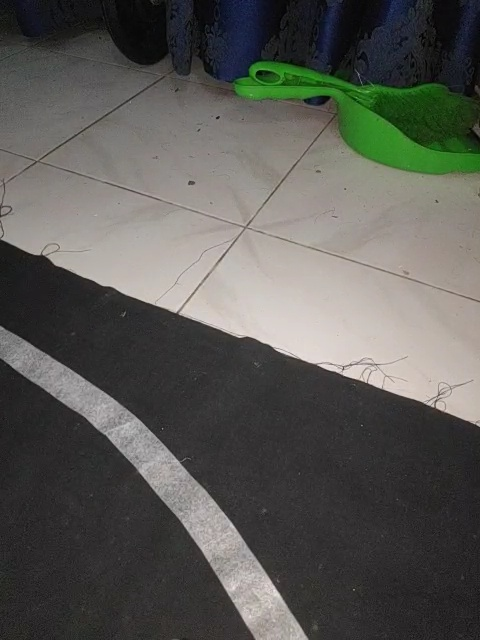
#> input picture PC/LaneDetectionModule/images/0.jpg, 480 x 640 px
$ python -i lane_detection.py   (imports and definitions only)
#> lines starting #> are read from the running program, lines starting #| are printed output that depends on the picture; after the words box and inside, x2 and y2 are one past the last pixel; in counts of white or black regions, pixels touching at a corner belong together
#> further down, picture is the input picture: shape (640, 480, 3); mean B, G, R 84.9, 89.5, 89.6
import math

import cv2
import numpy as np
from enum import Enum
from math import atan2, pi

AVG_GRAD = 2
VERY_LARGE_NUM = 1e9
MAX_FRACTION = 0.8
MIN_FRACTION = 0


class LaneDetectionHandlerType(Enum):
    ONE_ROW = 1
    MANY_ROWS = 2
    LINE_PREDICT = 3
    HYBRID = 4


class LaneDetection:
    def __init__(self, calibration=0, crop_range_w=(0.2, 0.8), crop_range_h=(0.5, 1), blur_kernel_size=(5, 5),
                 canny_threshold_range=(50, 150), row_count=20, method=LaneDetectionHandlerType.ONE_ROW):
        """
        Initialize the Lane Detection module.

        :param calibration: Displacement of the center of the camera.
        :param crop_range_w: Fraction of the width to be considered when detecting lanes.
        :param crop_range_h: Fraction of the height to be considered when detecting lanes.
        :param blur_kernel_size: Size of the Gaussian Blur kernel
        :param canny_threshold_range: Low and high thresholds of Canny Edge Detector.
        :param row_count: Number of rows considered for MANY_ROWS
        :param method: Import LaneDetectionHandlerType enum to change how wheel speeds are calculated.
        """
        self.calibration = calibration
        self.crop_range_w = crop_range_w
        self.crop_range_h = crop_range_h
        self.kernel_size = blur_kernel_size
        self.low_threshold, self.high_threshold = canny_threshold_range
        self.row_count = row_count
        self.method = method

        self.hl_max_gap = 3
        self.hl_threshold = 20
        self.hl_min_len = 30

        self.correct_fraction = 0.4

    def get_canny(self, image):
        """
        Get the image with the canny edge detector applied.

        :param image: Image on which edges need to be detected.
        :return: Image with just the detected edges.
        """
        gray = cv2.cvtColor(np.array(image), cv2.COLOR_BGR2GRAY)
        blur = cv2.GaussianBlur(gray, self.kernel_size, 8)
        canny = cv2.Canny(blur, self.low_threshold, self.high_threshold)
        return canny

    # [9 lines left out: function set_automatic_threshold, not called in this run]

    def crop_image(self, image, lines=None):
        """
        Method to crop image. Crops horizontally by crop_range_w. Crops the specified number of lines
        vertically if `lines` is defined. Else crops by crop_range_h.

        :param image: Image to be cropped
        :param lines: Number of rows of pixels in cropped image
        :return: Cropped image, cropped image's height, cropped image's width
        """
        h, w = image.shape[:2]
#> h = 640; w = 480
        range_w = (int(self.crop_range_w[0] * w), int(self.crop_range_w[1] * w))
#> range_w = (96, 384)
        if not lines:
            range_h = (int(self.crop_range_h[0] * h), int(self.crop_range_h[1] * h))
#> range_h = (320, 640)
            return image[range_h[0]:range_h[1], range_w[0]:range_w[1]], range_h[1] - range_h[0], range_w[1] - range_w[0]
        return image[-lines:, range_w[0]:range_w[1]], lines, range_w[1] - range_w[0]

    def get_speed_fractions(self, image):
        """
        Method to get left and right speeds as fractions.

        :param image: Image to be used to make the decision.
        :return: Left wheel speed, Right wheel speed (range: 0 - 1; None if couldn't find edges), canny image.
        """

        cropped, h, w = self.crop_image(image)
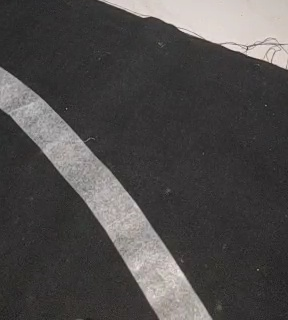
#> cropped: shape (320, 288, 3); mean B, G, R 75.4, 75.9, 78.4
#> h = 320; w = 288
        canny = self.get_canny(cropped)
#> in get_canny, `blur = cv2.GaussianBlur(gray, self.kernel_size, 8)`:
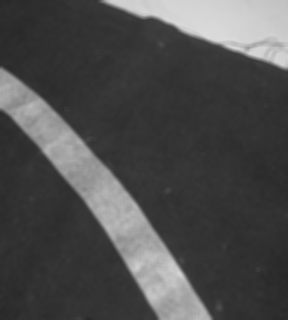
#> blur: shape (320, 288); min 39, max 220, mean 76.7
#> in get_canny, `canny = cv2.Canny(blur, self.low_threshold, self.high_threshold)`:
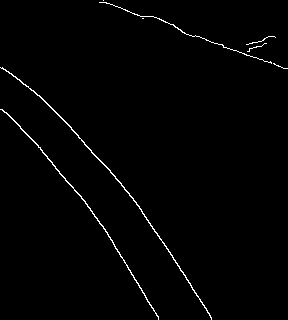
#> canny: shape (320, 288); 1.2% white in thin lines or dots
        left, right = 0, 0

        if self.method == LaneDetectionHandlerType.ONE_ROW:
            left, right = self.get_speed_fractions_one_row(canny, w, h)
        elif self.method == LaneDetectionHandlerType.LINE_PREDICT:
            left, right = self.get_speed_fractions_line_predict(canny, left, right)

        elif self.method == LaneDetectionHandlerType.MANY_ROWS:
            left, right = self.get_speed_fractions_many_rows(canny, w, h)
        elif self.method == LaneDetectionHandlerType.HYBRID:
            left, right = self.get_speed_fractions_hybrid(canny, w, h)

        return left, right, canny

    # [47 lines left out: functions get_speed_fractions_line_predict, get_speed_fractions_many_rows, get_speed_fractions_hybrid, not called in this run]

    def get_speed_fractions_one_row(self, canny, w, row):
#> called with w = 288, row = 320
        max_pixels = w // 2 - self.calibration
#> max_pixels = 144
        left, right = max_pixels, max_pixels
#> left = 144; right = 144
        found_l, found_r = False, False
        for i in range(max_pixels):
            p1 = canny[row - 1, max_pixels + i]
            p2 = canny[row - 1, max_pixels - i]
            if not found_l and p1 > 0:
                found_l = True
                left = i
            if not found_r and p2 > 0:
                found_r = True
                right = i
            if found_l and found_r:
                break
#> this loop made 144 passes
#> p1 on passes 1 to 12: 0, 0, 0, 0, 0, 0, 0, 0, 0, 0, 0, 0
#> after the loop, found_l = True; found_r = False; left = 14; right = 144
        return left / max_pixels, right / max_pixels

    # [29 lines left out: functions get_turn_amount, get_line_grad, not called in this run]


def get_line_angle(line):
    x1, y1, x2, y2 = line
    return math.atan2(y2 - y1, x2 - x1)

>>> import cv2
>>> picture = cv2.imread('images/0.jpg')
>>> result = LaneDetection().get_speed_fractions(picture)
#> in get_speed_fractions, `left, right = self.get_speed_fractions_one_row(canny, w, h)`: left = 0.0972; right = 1

$ run again, on PC/LaneDetectionModule/images/1.jpg
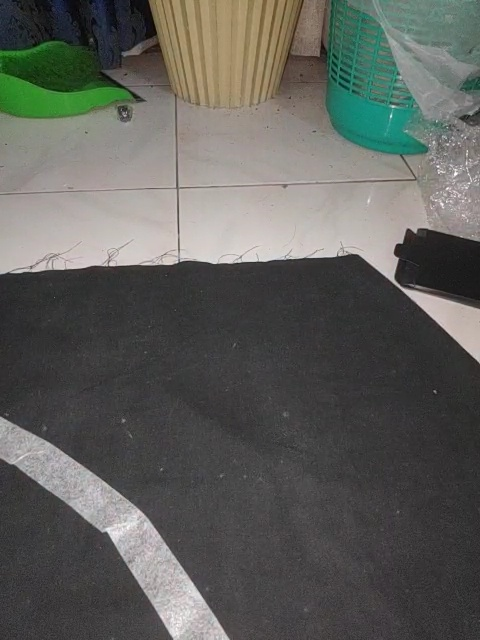
#> input picture PC/LaneDetectionModule/images/1.jpg, 480 x 640 px
#> picture is the input picture: shape (640, 480, 3); mean B, G, R 90.9, 95.5, 94.4
#> in get_speed_fractions, `cropped, h, w = self.crop_image(image)`:
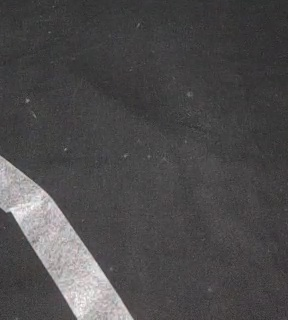
#> cropped: shape (320, 288, 3); mean B, G, R 75.4, 74.7, 76.3
#> in get_speed_fractions, `cropped, h, w = self.crop_image(image)`: h = 320; w = 288
#> in get_canny, `canny = cv2.Canny(blur, self.low_threshold, self.high_threshold)`:
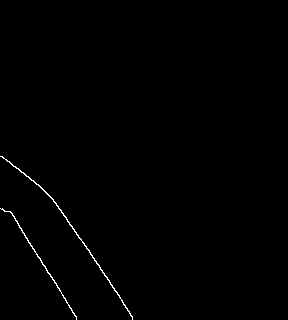
#> canny: shape (320, 288); 0.52% white in thin lines or dots, all inside (x1, y1, x2, y2) = (0, 156, 133, 320)
#> max_pixels = 144
#> the loop in get_speed_fractions_one_row, `for i in range(max_pixels):` made 144 passes
#> p2 on passes 1 to 8: 0, 0, 0, 0, 0, 0, 0, 0
#> after the loop in get_speed_fractions_one_row, `for i in range(max_pixels):`: found_l = False; found_r = True; left = 144; right = 12
#> in get_speed_fractions, `left, right = self.get_speed_fractions_one_row(canny, w, h)`: left = 1; right = 0.0833

$ run again, on PC/LaneDetectionModule/images/2.jpg
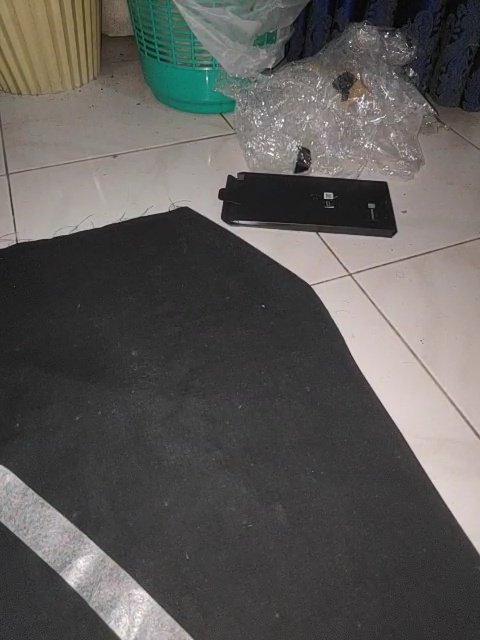
#> input picture PC/LaneDetectionModule/images/2.jpg, 480 x 640 px
#> picture is the input picture: shape (640, 480, 3); mean B, G, R 87.7, 90.1, 92.2
#> in get_speed_fractions, `cropped, h, w = self.crop_image(image)`:
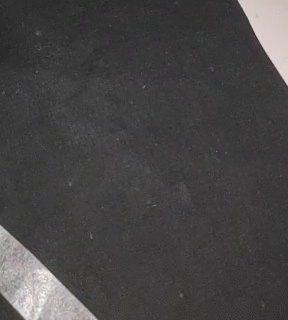
#> cropped: shape (320, 288, 3); mean B, G, R 69.1, 68.8, 70.2
#> in get_speed_fractions, `cropped, h, w = self.crop_image(image)`: h = 320; w = 288
#> in get_canny, `canny = cv2.Canny(blur, self.low_threshold, self.high_threshold)`:
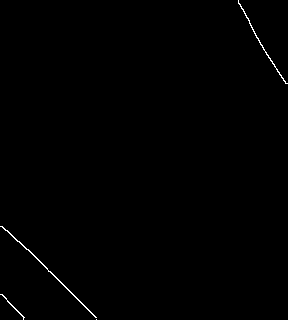
#> canny: shape (320, 288); 0.4% white in thin lines or dots
#> max_pixels = 144
#> the loop in get_speed_fractions_one_row, `for i in range(max_pixels):` made 144 passes
#> p2 on passes 1 to 8: 0, 0, 0, 0, 0, 0, 0, 0
#> after the loop in get_speed_fractions_one_row, `for i in range(max_pixels):`: found_l = False; found_r = True; left = 144; right = 48
#> in get_speed_fractions, `left, right = self.get_speed_fractions_one_row(canny, w, h)`: left = 1; right = 0.333

$ run again, on PC/LaneDetectionModule/images/3.jpg
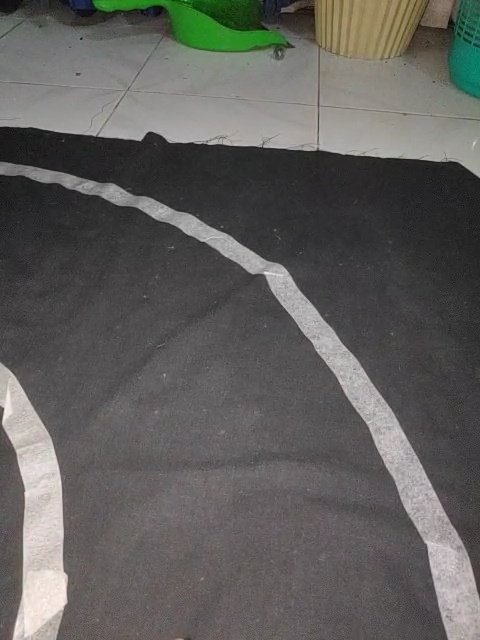
#> input picture PC/LaneDetectionModule/images/3.jpg, 480 x 640 px
#> picture is the input picture: shape (640, 480, 3); mean B, G, R 92.3, 95, 96
#> in get_speed_fractions, `cropped, h, w = self.crop_image(image)`:
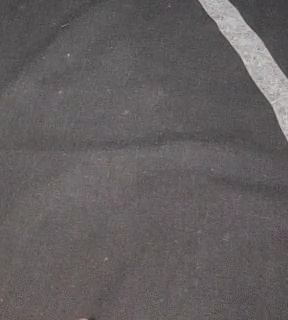
#> cropped: shape (320, 288, 3); mean B, G, R 95.4, 94.7, 99
#> in get_speed_fractions, `cropped, h, w = self.crop_image(image)`: h = 320; w = 288
#> in get_canny, `canny = cv2.Canny(blur, self.low_threshold, self.high_threshold)`:
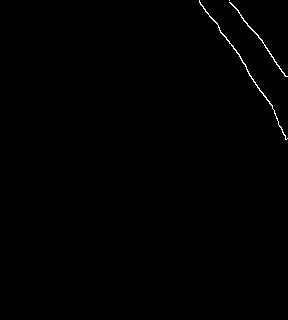
#> canny: shape (320, 288); 0.38% white in thin lines or dots, all inside (x1, y1, x2, y2) = (199, 0, 288, 140)
#> max_pixels = 144
#> after the loop in get_speed_fractions_one_row, `for i in range(max_pixels):`: found_l = False; left = 144
#> in get_speed_fractions, `left, right = self.get_speed_fractions_one_row(canny, w, h)`: left = 1
